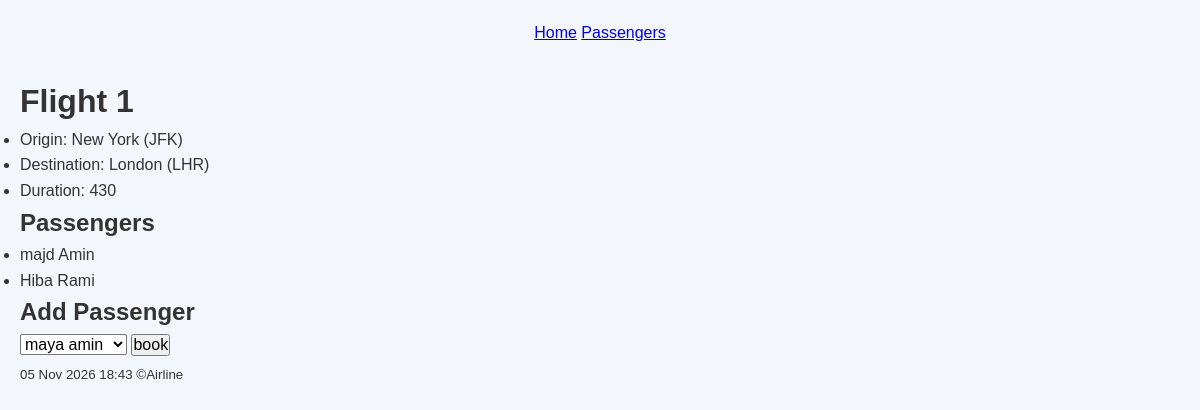
The page /flights/1 on the database its author committed.
### flights/models.py (models this page shows, shortened)
class Flight(models.Model):
    origin=models.ForeignKey(Airport,on_delete=models.CASCADE, related_name="departures")
    destination=models.ForeignKey(Airport,on_delete=models.CASCADE,related_name="arrivals")
    duration=models.IntegerField()

class Airport(models.Model):
     code=models.CharField(3)
     city=models.CharField(max_length=64)
     def __str__(self):
          return f"{self.city} ({self.code})"

class Passenger(models.Model):
     first=models.CharField(max_length=64)
     last=models.CharField(max_length=64)
     flights=models.ManyToManyField(Flight,blank=True,related_name="passengers")
     def __str__(self):
          return f"{self.first} {self.last} "

### flights/views.py (the view)
# urls.py: path("<int:flight_id>",views.flight,name="flight"),
def flight(request, flight_id):
    try:
     flight= Flight.objects.get(pk=flight_id)
    except Flight.DoesNotExist:
        message =f"Flight number ({flight_id}) doesn't exist ."
        return render(request, "flights/error.html", {
            "message": message},
            status= 404
        )
    return render(request, "flights/flight.html", {
        "flight":flight,
        "passengers":flight.passengers.all(),
        "non_passengers":Passenger.objects.exclude(flights=flight).all()
    })

### flights/templates/flights/flight.html (shortened to what this page needs)
{% extends "flights/layout.html" %}
{% block content %}
  <h1>Flight {{ flight.id }}</h1>
  <ul>
    <li>Origin: {{ flight.origin }}</li>
    <li>Destination: {{ flight.destination }}</li>
    <li>Duration: {{ flight.duration }}</li>
  </ul>
  {% if passengers %}
    <h2>Passengers</h2>
    <ul>
      {% for passenger in passengers %}
            <li>{{ passenger.first }} {{ passenger.last }}</li>
      {% endfor %}
    </ul>
  {% else %}
    <p>No passengers.</p>
  {% endif %}
  <h2> Add Passenger</h2>
  <form action="{% url 'flights:book' flight.id %}" method="post">
    <select name="passenger">
      {% for passenger in non_passengers %}
      <option value="{{passenger.id}}"> {{passenger}} </option>
      {% endfor %}
    </select>
    <input type="submit" value="book">
  </form>
{% endblock %}

### flights/static/flights/style.css (style rules this page uses)
* { box-sizing: border-box; margin: 0; padding: 0; }
body { font-family: Arial, sans-serif; background: #f3f7fb; color: #333; line-height: 1.6; min-height: 100vh; padding: 20px; }
button, input, select { font: inherit; }

### rows shown on the page
Flight: id "1", origin "New York (JFK)", destination "London (LHR)", duration "430"
Passenger: first "majd", last "Amin"
Passenger: first "Hiba", last "Rami"

### other values the page prints
form field passenger "maya amin"
